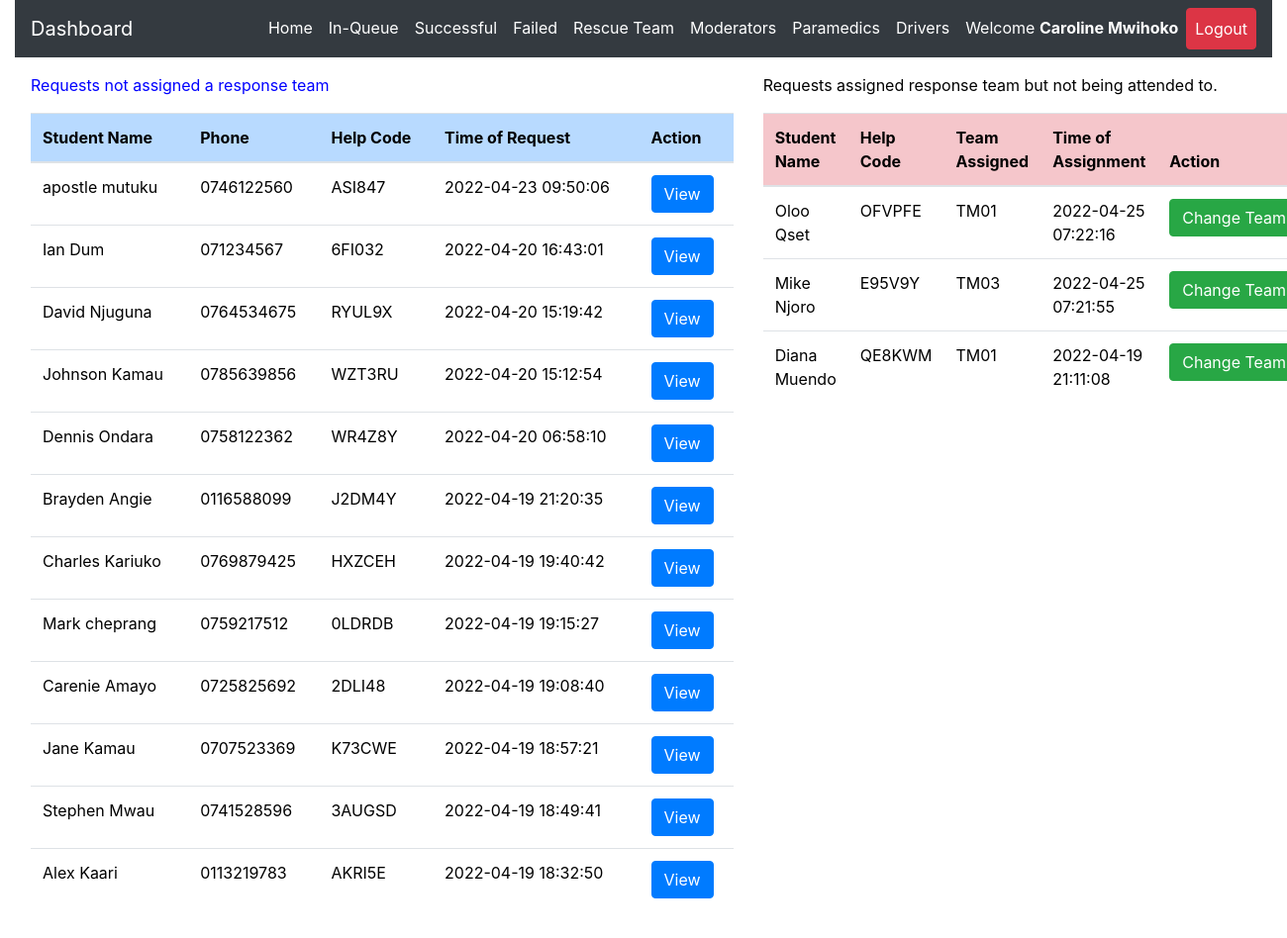
The app's page /admin/inqueue.php (signed in), older data.
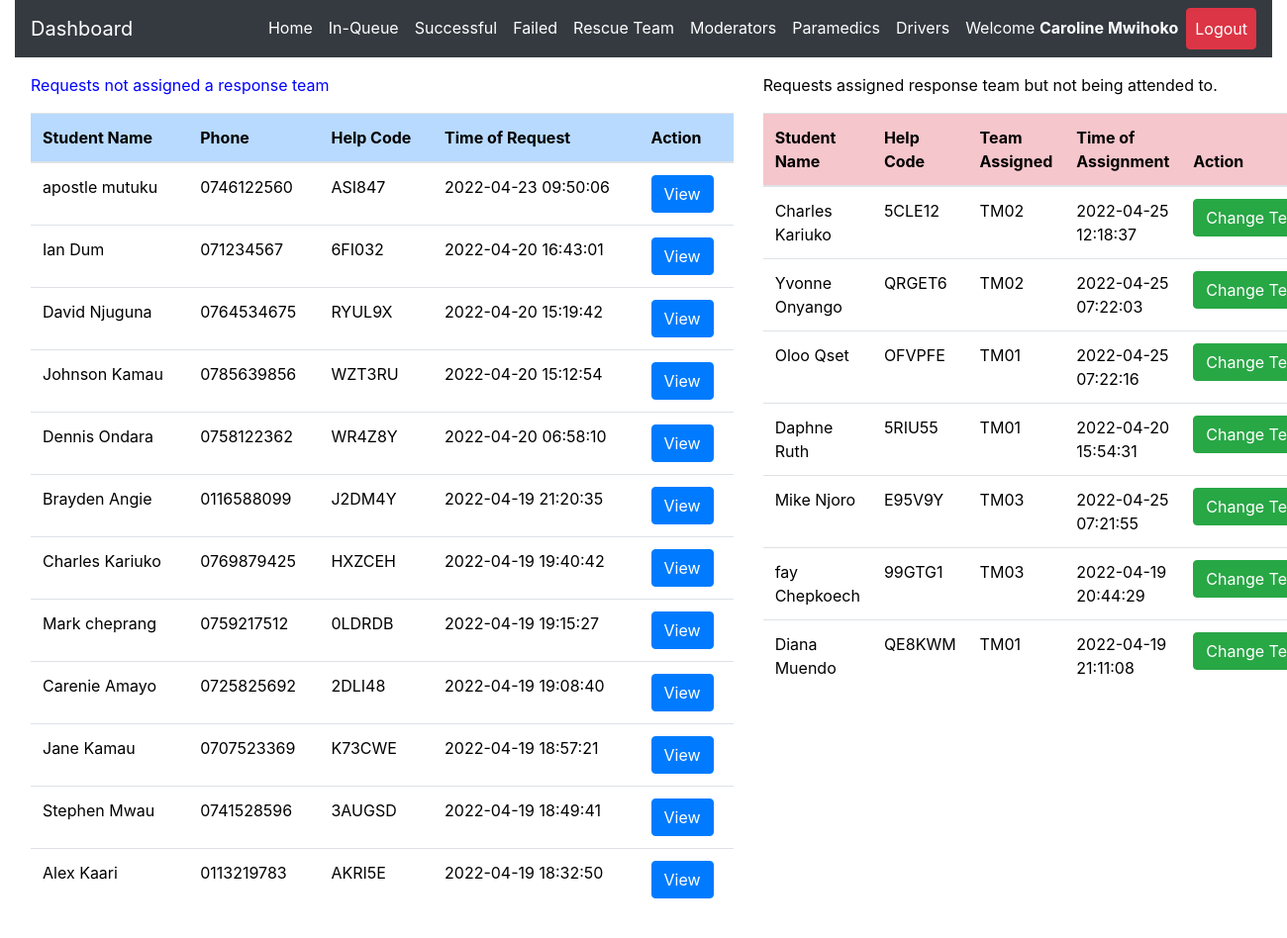
The same page, newer data.
### tables this page shows
CREATE TABLE `request_status` (
  `id` int(20) NOT NULL,
  `helpID` varchar(50) NOT NULL,
  `ip_address` varchar(100) NOT NULL,
  `request_latitude` varchar(50) NOT NULL,
  `request_longitude` varchar(50) NOT NULL,
  `status` varchar(50) DEFAULT 'Pending',
  `admNo` varchar(255) NOT NULL,
  `timestamp` datetime NOT NULL DEFAULT CURRENT_TIMESTAMP
);

CREATE TABLE `student_details` (
  `id` int(20) NOT NULL,
  `regNum` varchar(255) NOT NULL,
  `firstname` varchar(255) NOT NULL,
  `lastname` varchar(255) NOT NULL,
  `emailaddress` varchar(255) NOT NULL,
  `phonenumber` varchar(15) NOT NULL,
  `password` varchar(255) NOT NULL,
  `date` datetime NOT NULL DEFAULT CURRENT_TIMESTAMP
);

CREATE TABLE `rescue_team_tasks` (
  `id` int(10) NOT NULL,
  `task_help_code` varchar(50) NOT NULL,
  `rescue_team_id` varchar(50) NOT NULL,
  `assigning_admin_id` varchar(50) NOT NULL,
  `team_status` varchar(255) NOT NULL DEFAULT 'Unassigned',
  `assignment_time` datetime NOT NULL DEFAULT CURRENT_TIMESTAMP,
  `ip_address` varchar(50) NOT NULL DEFAULT '0.0.0.0',
  `latitude` varchar(20) NOT NULL DEFAULT '0.0',
  `longitude` varchar(20) NOT NULL DEFAULT '0.0'
);

### admin/inqueue.php (the view, shortened to what this page needs)
<?php
include 'server.php';
?>
<!DOCTYPE html>
<html lang="en">
<?php include './includes/header.php'; ?>
  <body>
    <?php include './includes/navbar.php'; ?>
  <div class="row m-3">
    <div class="col-md-7">
<div class="table-responsive-lg">
    <table class="table" style='color:black'>
        <thead>
          <p  style='color:blue; font-weight:normal'>
          Requests not assigned a response team
</p>
            <tr >
              <th scope="col" class="table-primary">Student Name</th>
              <th scope="col" class="table-primary">Phone</th>
              <th scope="col" class="table-primary">Help Code</th>
              <th scope="col" class="table-primary">Time of Request</th>
              <th scope="col" class="table-primary">Action</th>
            </tr>
          </thead>
          <tbody>
    <?php
    if($_SESSION['admin_id']){
        $data_fetch_query = "SELECT request_status.id, request_status.helpID,request_status.status,
        request_status.admNo,request_status.timestamp,student_details.regNum,student_details.regNum,
        student_details.firstname,student_details.lastname,student_details.phonenumber
        FROM request_status
        INNER JOIN student_details ON request_status.admNo = student_details.regNum  WHERE request_status.status ='Pending' order by request_status.timestamp DESC;";
        $data_result = mysqli_query($db, $data_fetch_query);
        if ($data_result->num_rows > 0){
            while($row = $data_result->fetch_assoc()) {
            $help_code=$row["helpID"];
        echo "<tr style='font-weight:normal'> <td>" .$row["firstname"]. " ".$row["lastname"]. "</td>";
        echo "<td>" .$row["phonenumber"]."</td>";
        echo "<td>" .$row["helpID"]."</td>";
        echo "<td>" .$row["timestamp"]."</td>";
        echo "<td>
        <form method ='POST' action='server.php'>
        <input  type='text' hidden name='help_code' value='$help_code'>
        <input type='submit' value='View' name='view-btn' class='btn btn-primary'>
        </form>
        </td> </tr>";
        }
        }else{
        echo "<td>"."No Requests Found"."</td>";
        }
        } else{
            echo "<td>"."No Data Found"."</td>";
        }
?>
          </tbody>
    </table>
  </div>
  </div>
  <div class="col-md-5">
    <div class="table-responsive-lg">
        <table class="table" style='color:black'>
            <thead>
              <p style='color:black; font-weight:normal'>
              Requests assigned response team but not being attended to.
      </p>
                <tr >
                  <th scope="col" class="table-danger">Student Name</th>
                  <th scope="col" class="table-danger">Help Code</th>
                  <th scope="col" class="table-danger">Team Assigned</th>
                  <th scope="col" class="table-danger">Time of Assignment</th>
                  <th scope="col" class="table-danger">Action</th>
                </tr>
              </thead>
              <tbody>
        <?php
        if($_SESSION['admin_id']){
          $data_fetch_query = "SELECT request_status.id, request_status.helpID,request_status.status,
          request_status.admNo,request_status.timestamp,student_details.regNum,student_details.regNum,
          student_details.firstname,student_details.lastname,student_details.phonenumber, rescue_team_tasks.*
          FROM request_status
          INNER JOIN student_details ON request_status.admNo = student_details.regNum
          INNER JOIN rescue_team_tasks ON request_status.helpID = rescue_team_tasks.task_help_code
          WHERE request_status.status ='Assigned' order by request_status.timestamp DESC;";
            $data_result = mysqli_query($db, $data_fetch_query);
            if ($data_result->num_rows > 0){
                while($row = $data_result->fetch_assoc()) {
                $help_code=$row["helpID"];
            echo "<tr style='font-weight:normal'> <td>" .$row["firstname"]. " ".$row["lastname"]. "</td>";
            echo "<td>" .$row["helpID"]."</td>";
            echo "<td>" .$row["rescue_team_id"]."</td>";
            echo "<td>" .$row["assignment_time"]."</td>";
            echo "<td>
            <form method ='POST' action='server.php'>
            <input hidden type='text' name='help_code_2' value='$help_code'>
            <input type='submit' name='reassign-btn' value='Change Team' class='btn btn-success'>
            </form>
            </td> </tr>";
            }
            }else{
            echo "<td>"."No Data is available"."</td>";
            }
            } else{
                echo "<td>"."No Data Found"."</td>";
            }
    ?>
              </tbody>
        </table>
      </div>
      </div>
</div>
  </body>
</html>

Row changes from the older to the newer data that the page shows:
now on this page (row edited): request_status: admNo.firstname "Charles", admNo.lastname "Kariuko", helpID "5CLE12", rescue_team_tasks.rescue_team_id "TM02", rescue_team_tasks.assignment_time "2022-04-25 12:18:37"
now on this page (row edited): request_status: admNo.firstname "Yvonne", admNo.lastname "Onyango", helpID "QRGET6", rescue_team_tasks.rescue_team_id "TM02", rescue_team_tasks.assignment_time "2022-04-25 07:22:03"
now on this page (row edited): request_status: admNo.firstname "Daphne", admNo.lastname "Ruth", helpID "5RIU55", rescue_team_tasks.rescue_team_id "TM01", rescue_team_tasks.assignment_time "2022-04-20 15:54:31"
now on this page (row edited): request_status: admNo.firstname "fay", admNo.lastname "Chepkoech", helpID "99GTG1", rescue_team_tasks.rescue_team_id "TM03", rescue_team_tasks.assignment_time "2022-04-19 20:44:29"
